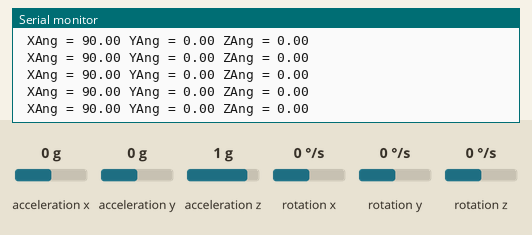
Recording of a sketch running on a simulated Arduino Uno, built with avr-gcc and run on an emulated ATmega328P. Parts: the last lines printed to the serial monitor. The test bench sets the inputs (shaded band); at power-on: acceleration x 0 g, acceleration y 0 g, acceleration z 1 g, rotation x 0 °/s, rotation y 0 °/s, rotation z 0 °/s.

Above: at 1.2 s.
1.3 s: acceleration x set to -1.4 g
At 2.2 s:
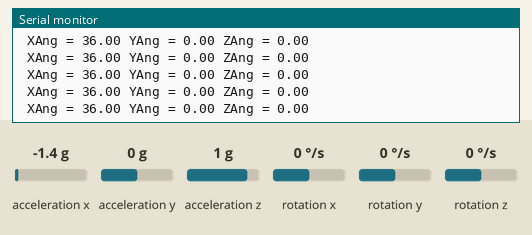
2.8 s: acceleration y set to -1.4 g
At 3.4 s:
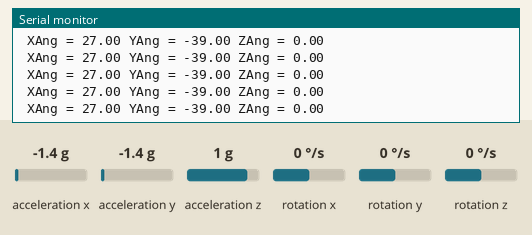
5.8 s: acceleration z set to -1.4 g
At 6.4 s:
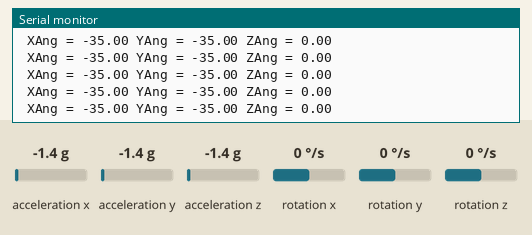
8.8 s: rotation x set to -192 °/s
At 9.8 s:
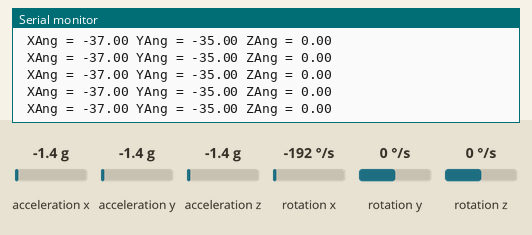
11.8 s: rotation y set to -192 °/s
At 12.8 s:
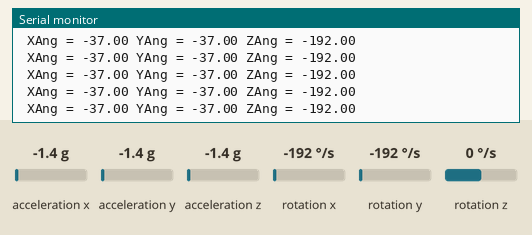
Timing chart, 0 to 14.3 s (numbered marks = the images above; inputs shaded):
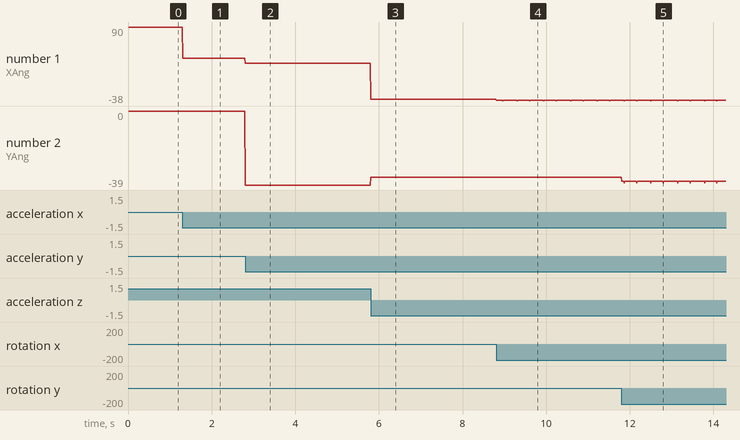

The sketch:

Angulos_MPU6050.ino
```cpp
#include <Wire.h>
#include <MPU6050.h>

//Conversion de radianes a grados 180/PI
#define RAD_A_DEG = 57.295779
#define MPUReadTime 10

MPU6050 mpu;
float pitch, roll, yaw;
unsigned long CurrentTime, MPUDT_Time;

void setup() {
  Serial.begin(115200);

  Serial.println("Initialize MPU6050");

  while (!mpu.begin(MPU6050_SCALE_250DPS, MPU6050_RANGE_2G))
  {
    Serial.println("Could not find a valid MPU6050 sensor, check wiring!");
    delay(500);
  }

}
void ReadMPU(float dt) {
  dt = dt/1000;
  // Read normalized values
  Vector normAccel = mpu.readNormalizeAccel();

  // Read normalized values
  Vector normGyro = mpu.readNormalizeGyro();
  // Traslacion de los ejes para la utilización de otro plano cartesiano
  Vector translate = normAccel;
  normAccel.XAxis = translate.ZAxis;
  normAccel.ZAxis = -translate.XAxis;
  // Calculate Pitch & Roll
  pitch = atan2(normAccel.XAxis, sqrt(normAccel.YAxis * normAccel.YAxis + normAccel.ZAxis * normAccel.ZAxis)) * RAD_TO_DEG;
  roll = atan2(normAccel.YAxis, sqrt(normAccel.XAxis * normAccel.XAxis + normAccel.ZAxis * normAccel.ZAxis)) * RAD_TO_DEG;

  //dt = (millis() - tiempo_prev) / 1000.0;
  //tiempo_prev = millis();

  //Aplicar el Filtro Complementario
  pitch = round(0.98 * (pitch + normGyro.XAxis * dt) + 0.02 * pitch);
  roll = round(0.98 * (roll + normGyro.YAxis * dt) + 0.02 * roll);
  //Integración respecto del tiempo paras calcular el YAW
  /*
  if (abs((normGyro.ZAxis * dt)) > 1) {
    yaw = round(yaw + normGyro.ZAxis * dt);
  }
  */
  yaw = normGyro.YAxis;
}
void loop() {
  // Actualización de tiempo de sistema **************
  CurrentTime = millis();
  // Controlador de lectura del giroscopio **************
  if ((CurrentTime - MPUDT_Time) > MPUReadTime) {
    ReadMPU(float(CurrentTime - MPUDT_Time));
    Serial.print(" XAng = ");
    Serial.print(pitch);
    Serial.print(" YAng = ");
    Serial.print(roll);
    Serial.print(" ZAng = ");
    Serial.println(yaw);
    MPUDT_Time = CurrentTime;
  }
}
```

Measured:
- after the input at 1.3 s, the serial monitor: prints a new line at once (image 1)
- after the input at 2.8 s, the serial monitor: prints a new line at once (image 2)
- after the input at 5.8 s, the serial monitor: prints a new line at once (image 3)
- after the input at 8.8 s, the serial monitor: prints a new line at once (image 4)
- after the input at 11.8 s, the serial monitor: prints a new line at once (image 5)
- plotted number 1: 90 → 36 after the input at 1.3 s, 36 → 27 after the input at 2.8 s, 27 → -35 after the input at 5.8 s, -35 → -37 after the input at 8.8 s
- plotted number 2: 0 → -39 after the input at 2.8 s, -39 → -35 after the input at 5.8 s
